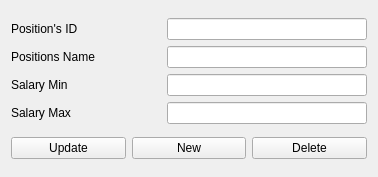
<?xml version="1.0" encoding="UTF-8"?>
<ui version="4.0">
 <class>Form</class>
 <widget class="QWidget" name="Form">
  <property name="geometry">
   <rect>
    <x>0</x>
    <y>0</y>
    <width>378</width>
    <height>177</height>
   </rect>
  </property>
  <property name="windowTitle">
   <string>Form</string>
  </property>
  <layout class="QGridLayout" name="gridLayout">
   <item row="0" column="0">
    <layout class="QVBoxLayout" name="verticalLayout">
     <item>
      <layout class="QHBoxLayout" name="horizontalLayout">
       <item>
        <widget class="QLabel" name="label_positionid">
         <property name="minimumSize">
          <size>
           <width>150</width>
           <height>0</height>
          </size>
         </property>
         <property name="text">
          <string>Position's ID</string>
         </property>
        </widget>
       </item>
       <item>
        <widget class="QLineEdit" name="lineEdit_positionid">
         <property name="enabled">
          <bool>true</bool>
         </property>
         <property name="minimumSize">
          <size>
           <width>200</width>
           <height>0</height>
          </size>
         </property>
         <property name="readOnly">
          <bool>true</bool>
         </property>
        </widget>
       </item>
      </layout>
     </item>
     <item>
      <layout class="QHBoxLayout" name="horizontalLayout_2">
       <item>
        <widget class="QLabel" name="label_positionname">
         <property name="minimumSize">
          <size>
           <width>150</width>
           <height>0</height>
          </size>
         </property>
         <property name="text">
          <string>Positions Name</string>
         </property>
        </widget>
       </item>
       <item>
        <widget class="QLineEdit" name="lineEdit_positionname">
         <property name="minimumSize">
          <size>
           <width>200</width>
           <height>0</height>
          </size>
         </property>
        </widget>
       </item>
      </layout>
     </item>
     <item>
      <layout class="QHBoxLayout" name="horizontalLayout_3">
       <item>
        <widget class="QLabel" name="label_salarymin">
         <property name="minimumSize">
          <size>
           <width>150</width>
           <height>0</height>
          </size>
         </property>
         <property name="text">
          <string>Salary Min</string>
         </property>
        </widget>
       </item>
       <item>
        <widget class="QLineEdit" name="lineEdit_salarymin"/>
       </item>
      </layout>
     </item>
     <item>
      <layout class="QHBoxLayout" name="horizontalLayout_4">
       <item>
        <widget class="QLabel" name="label_salarymax">
         <property name="minimumSize">
          <size>
           <width>150</width>
           <height>0</height>
          </size>
         </property>
         <property name="text">
          <string>Salary Max</string>
         </property>
        </widget>
       </item>
       <item>
        <widget class="QLineEdit" name="lineEdit_salarymax">
         <property name="minimumSize">
          <size>
           <width>200</width>
           <height>0</height>
          </size>
         </property>
        </widget>
       </item>
      </layout>
     </item>
    </layout>
   </item>
   <item row="1" column="0">
    <layout class="QHBoxLayout" name="horizontalLayout_7">
     <item>
      <widget class="QPushButton" name="pushButton_update">
       <property name="text">
        <string>Update</string>
       </property>
      </widget>
     </item>
     <item>
      <widget class="QPushButton" name="pushButton_New">
       <property name="text">
        <string>New</string>
       </property>
      </widget>
     </item>
     <item>
      <widget class="QPushButton" name="pushButton_Delete">
       <property name="text">
        <string>Delete</string>
       </property>
      </widget>
     </item>
    </layout>
   </item>
  </layout>
 </widget>
 <resources/>
 <connections/>
</ui>
